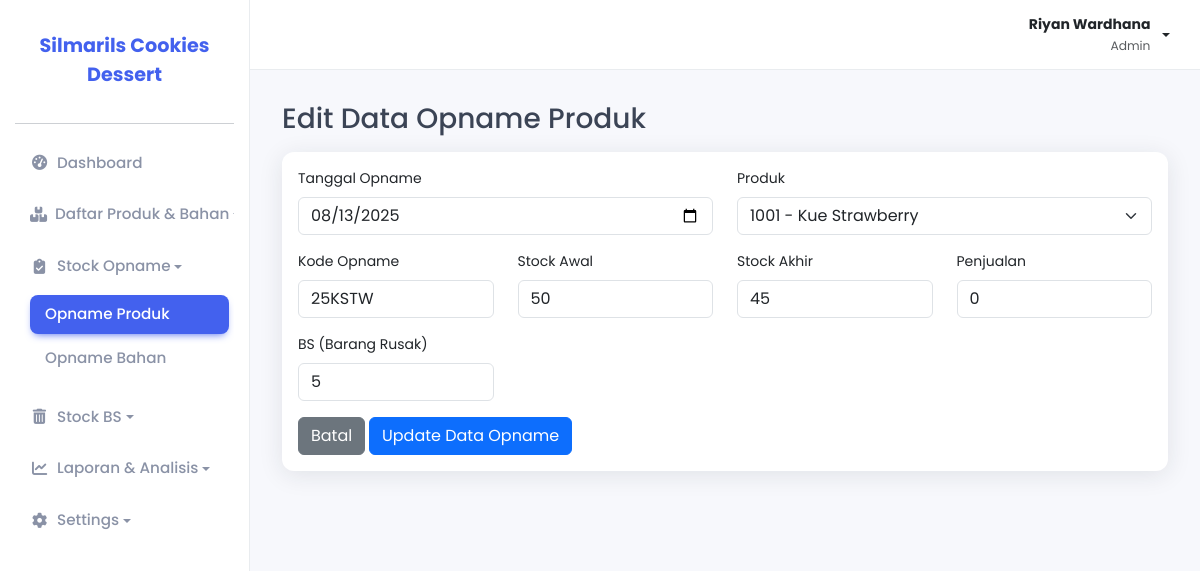
/pages/stok_opname/produk/edit.php?id=7 (signed in), run on the app's committed database.
### tables this page shows
CREATE TABLE `opname_produk` (
  `id_opname` int NOT NULL,
  `kode_produk` varchar(50) NOT NULL,
  `tanggal_opname` date NOT NULL,
  `nama_produk` varchar(255) NOT NULL,
  `kode` varchar(255) DEFAULT NULL,
  `stok_awal` varchar(255) DEFAULT NULL,
  `stok_akhir` varchar(255) DEFAULT NULL,
  `penjualan` varchar(255) DEFAULT NULL,
  `bs` varchar(255) DEFAULT NULL
);

CREATE TABLE `produk` (
  `kode_produk` varchar(50) NOT NULL,
  `nama_produk` varchar(255) NOT NULL,
  `jumlah_produk` int NOT NULL,
  `tanggal_produksi` date NOT NULL,
  `tanggal_expired` date NOT NULL,
  `harga_produk` int NOT NULL,
  `keterangan` enum('Layak','Expired') NOT NULL DEFAULT 'Layak'
);

### pages/stok_opname/produk/edit.php (the view, shortened to what this page needs)
<?php
include_once(__DIR__ . '/../../../includes/header.php');
$id_opname = $_GET['id'];
$stmt = $pdo->prepare("SELECT * FROM opname_produk WHERE id_opname = ?");
$stmt->execute([$id_opname]);
$opname = $stmt->fetch(PDO::FETCH_ASSOC);
$products = $pdo->query("SELECT kode_produk, nama_produk FROM produk ORDER BY nama_produk ASC")->fetchAll(PDO::FETCH_ASSOC);
?>
<h1 class="h3 mb-3">Edit Data Opname Produk</h1>
<div class="card">
    <div class="card-body">
        <form action="proses.php" method="POST">
            <div class="row">
                <div class="col-md-6 mb-3">
                    <label for="tanggal_opname" class="form-label">Tanggal Opname</label>
                    <input type="date" class="form-control" id="tanggal_opname" name="tanggal_opname"
                           value="<?php echo htmlspecialchars($opname['tanggal_opname'] ?? date('Y-m-d')); ?>" required>
                </div>
                <div class="col-md-6 mb-3">
                    <label for="kode_produk" class="form-label">Produk</label>
                    <select class="form-select" id="kode_produk" name="kode_produk" required>
                        <?php foreach ($products as $product): ?>
                            <option value="<?php echo htmlspecialchars($product['kode_produk']); ?>"
                                <?php echo ($product['kode_produk'] == $opname['kode_produk']) ? 'selected' : ''; ?>>
                                <?php echo htmlspecialchars($product['kode_produk']) ?> - <?php echo htmlspecialchars($product['nama_produk']) ?>
                            </option>
                        <?php endforeach; ?>
                    </select>
                </div>
                <div class="col-md-3 mb-3">
                    <label for="kode" class="form-label">Kode Opname</label>
                    <input type="text" class="form-control" id="kode" name="kode"
                           value="<?php echo htmlspecialchars($opname['kode'] ?? ''); ?>">
                </div>
                <div class="col-md-3 mb-3">
                    <label for="stok_awal" class="form-label">Stock Awal</label>
                    <input type="number" class="form-control" id="stok_awal" name="stok_awal"
                           value="<?php echo htmlspecialchars($opname['stok_awal'] ?? 0); ?>" min="0" required>
                </div>
                <div class="col-md-3 mb-3">
                    <label for="stok_akhir" class="form-label">Stock Akhir</label>
                    <input type="number" class="form-control" id="stok_akhir" name="stok_akhir"
                           value="<?php echo htmlspecialchars($opname['stok_akhir'] ?? 0); ?>" min="0" required>
                </div>
                <div class="col-md-3 mb-3">
                    <label for="penjualan" class="form-label">Penjualan</label>
                    <input type="number" class="form-control" id="penjualan" name="penjualan"
                           value="<?php echo htmlspecialchars($opname['penjualan'] ?? 0); ?>" min="0" required>
                </div>
                <div class="col-md-3 mb-3">
                    <label for="bs" class="form-label">BS (Barang Rusak)</label>
                    <input type="number" class="form-control" id="bs" name="bs"
                           value="<?php echo htmlspecialchars($opname['bs'] ?? 0); ?>" min="0" required>
                </div>
            </div>
            <a href="index.php" class="btn btn-secondary">Batal</a>
            <button type="submit" class="btn btn-primary">Update Data Opname</button>
        </form>
    </div>
</div>
<?php
include_once(__DIR__ . '/../../../includes/footer.php');
?>

### assets/css/style.css (style rules this page uses)
:root { --primary-color: #4361ee; --background-color: #f7f8fc; --sidebar-bg: #ffffff; --card-bg: #ffffff; --text-color: #3b4455; --text-muted-color: #8a92a6; --border-color: #e9ecef; --shadow: 0 4px 24px 0 rgb(34 41 47 / 10%); --border-radius: 12px; }
body { font-family: "Poppins", sans-serif; background-color: var(--background-color); color: var(--text-color); font-size: 14px; }
.card { border-radius: var(--border-radius); border: none; box-shadow: var(--shadow); margin-bottom: 1.5rem; }

### data on the page
opname_produk: tanggal_opname "08/13/2025", kode_produk "1001 - Kue Strawberry", kode "25KSTW", stok_awal "50", stok_akhir "45", penjualan "0", bs "5"

### other printed values
$_SESSION['nama_lengkap'] "Riyan Wardhana"
$_SESSION['level'] "Admin"
NAMA_WEBSITE "Silmarils Cookies Dessert"
